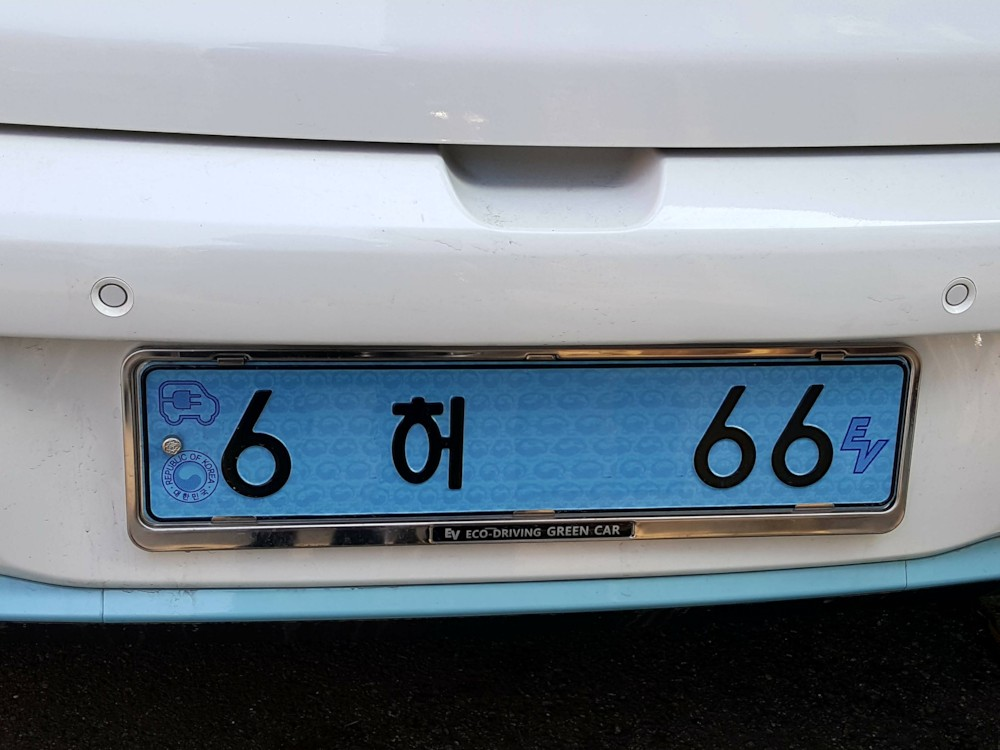
#> input picture eplate.jpg, 1000 x 750 px
$ jupyter execute --allow-errors Untitled.ipynb
#> lines starting #> are read from the running program, lines starting #| are printed output that depends on the picture; after the words box and inside, x2 and y2 are one past the last pixel; in counts of white or black regions, pixels touching at a corner belong together
[cell 1]
import cv2
import numpy as np
import matplotlib.pyplot as plt
import pytesseract
plt.style.use('dark_background')

[cell 2]
img_ori = cv2.imread('eplate.jpg')
#> img_ori is the input picture: shape (750, 1000, 3); mean B, G, R 142.9, 133.2, 122.6

height, width, channel = img_ori.shape

plt.figure(figsize=(12, 10))
plt.imshow(img_ori, cmap='gray')

# Convert Image to Grayscale

[cell 3]
# hsv = cv2.cvtColor(img_ori, cv2.COLOR_BGR2HSV)
# gray = hsv[:,:,2]
gray = cv2.cvtColor(img_ori, cv2.COLOR_BGR2GRAY)

plt.figure(figsize=(12, 10))
plt.imshow(gray, cmap='gray')

# Maximize Contrast (Optional)

[cell 4]
structuringElement = cv2.getStructuringElement(cv2.MORPH_RECT, (3, 3))

imgTopHat = cv2.morphologyEx(gray, cv2.MORPH_TOPHAT, structuringElement)
imgBlackHat = cv2.morphologyEx(gray, cv2.MORPH_BLACKHAT, structuringElement)

imgGrayscalePlusTopHat = cv2.add(gray, imgTopHat)
gray = cv2.subtract(imgGrayscalePlusTopHat, imgBlackHat)

plt.figure(figsize=(12, 10))
plt.imshow(gray, cmap='gray')

# Adaptive Thresholding

[cell 5]
img_blurred = cv2.GaussianBlur(gray, ksize=(5, 5), sigmaX=0)

img_thresh = cv2.adaptiveThreshold(
    img_blurred,
    maxValue=255.0,
    adaptiveMethod=cv2.ADAPTIVE_THRESH_GAUSSIAN_C,
    thresholdType=cv2.THRESH_BINARY_INV,
    blockSize=19,
    C=9
)
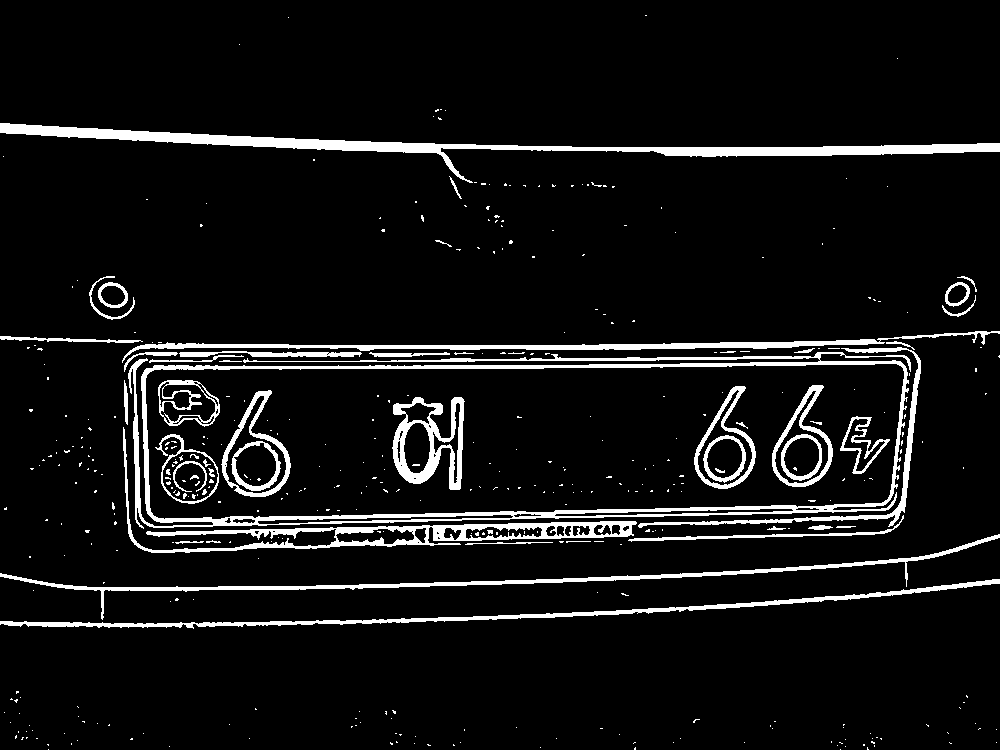
#> img_thresh: shape (750, 1000); 7.3% white; 420 white regions (365 under 20 px)

plt.figure(figsize=(12, 10))
plt.imshow(img_thresh, cmap='gray')

# Find Contours

[cell 6]
contours, _ = cv2.findContours(
    img_thresh,
    mode=cv2.RETR_LIST,
    method=cv2.CHAIN_APPROX_SIMPLE)
#> contours = 477 contours, 404 with area under 20; largest, box (x1, y1, x2, y2) and area: (128, 352, 911, 529) 117536, (145, 363, 905, 520) 108066, (0, 123, 1000, 183) 7592, (123, 427, 637, 553) 6106, (392, 397, 465, 490) 4346

temp_result = np.zeros((height, width, channel), dtype=np.uint8)

#> (the rest of this cell did not finish here and is left out)

# Prepare Data

[cell 7]
temp_result = np.zeros((height, width, channel), dtype=np.uint8)

contours_dict = []

for contour in contours:
    x, y, w, h = cv2.boundingRect(contour)
    cv2.rectangle(temp_result, pt1=(x, y), pt2=(x+w, y+h), color=(255, 255, 255), thickness=2)

    # insert to dict
    contours_dict.append({
        'contour': contour,
        'x': x,
        'y': y,
        'w': w,
        'h': h,
        'cx': x + (w / 2),
        'cy': y + (h / 2)
    })
#> this loop made 477 passes
#> (x, y, w, h) on passes 1, 2, 5: (840, 749, 1, 1), (48, 749, 1, 1), (540, 747, 1, 1)
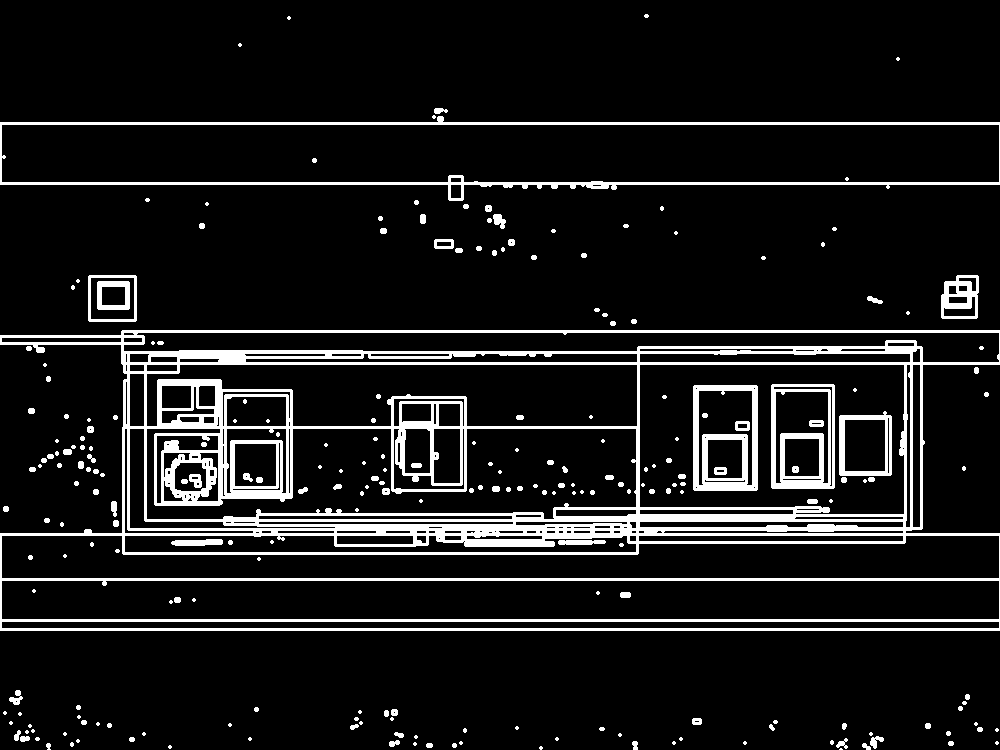
#> temp_result: shape (750, 1000, 3); 10% white; 249 white regions (116 under 20 px), largest, box (x1, y1, x2, y2) and area: (0, 330, 1000, 631) 52925, (0, 116, 1000, 201) 6687, (693, 385, 758, 491) 2918
#> after the loop, contours_dict = 477 items

plt.figure(figsize=(12, 10))
plt.imshow(temp_result, cmap='gray')

# Select Candidates by Char Size

[cell 8]
MIN_AREA = 80
MIN_WIDTH, MIN_HEIGHT = 2, 8
MIN_RATIO, MAX_RATIO = 0.25, 1.0

possible_contours = []

cnt = 0
for d in contours_dict:
    area = d['w'] * d['h']
    ratio = d['w'] / d['h']

    if area > MIN_AREA \
    and d['w'] > MIN_WIDTH and d['h'] > MIN_HEIGHT \
    and MIN_RATIO < ratio < MAX_RATIO:
        d['idx'] = cnt
        cnt += 1
        possible_contours.append(d)
#> this loop made 477 passes
#> (area, ratio) on passes 139, 145, 146, 149, 288, 299, 300, 307: (221, 0.765), (96, 0.667), (108, 0.75), (120, 0.833), (1980, 0.978), (1517, 0.902), (1480, 0.925), (2064, 0.896)
#> after the loop, cnt = 23; possible_contours = 23 items

# visualize possible contours
temp_result = np.zeros((height, width, channel), dtype=np.uint8)

for d in possible_contours:
#     cv2.drawContours(temp_result, d['contour'], -1, (255, 255, 255))
    cv2.rectangle(temp_result, pt1=(d['x'], d['y']), pt2=(d['x']+d['w'], d['y']+d['h']), color=(255, 255, 255), thickness=2)
#> this loop made 23 passes
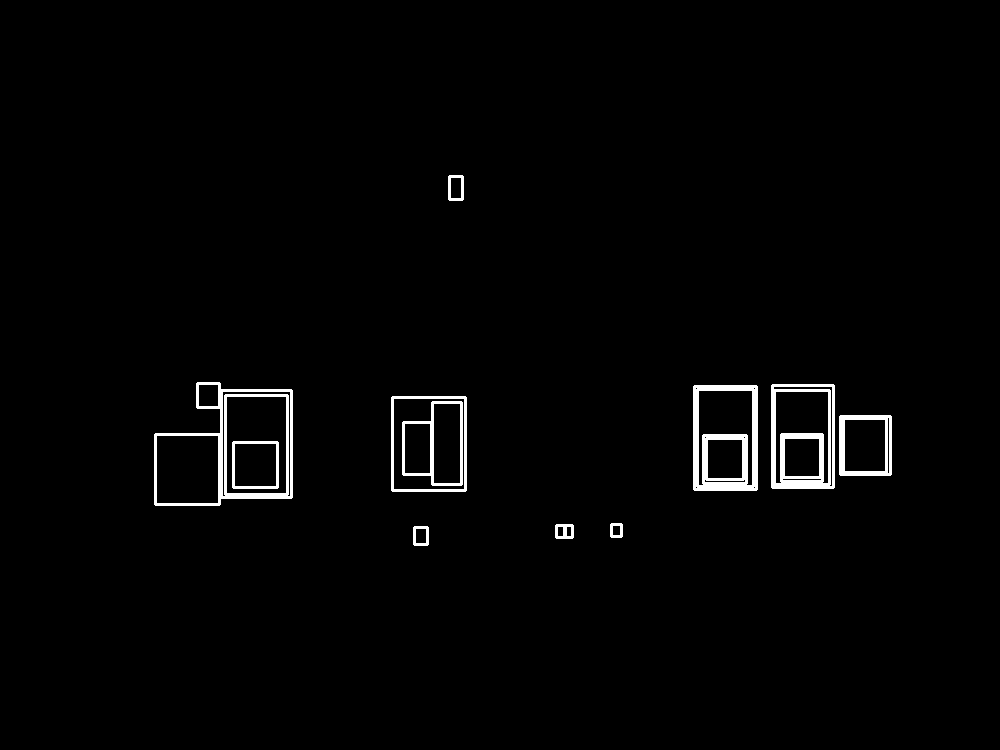
#> temp_result: shape (750, 1000, 3); 1.7% white; 11 white regions, largest, box (x1, y1, x2, y2) and area: (154, 382, 293, 506) 3010, (693, 385, 758, 491) 2906, (771, 384, 835, 489) 2669

plt.figure(figsize=(12, 10))
plt.imshow(temp_result, cmap='gray')

# Select Candidates by Arrangement of Contours

[cell 9]
MAX_DIAG_MULTIPLYER = 5 # 5
MAX_ANGLE_DIFF = 12.0 # 12.0
MAX_AREA_DIFF = 0.5 # 0.5
MAX_WIDTH_DIFF = 0.8
MAX_HEIGHT_DIFF = 0.2
MIN_N_MATCHED = 3 # 3

def find_chars(contour_list):
    matched_result_idx = []

    for d1 in contour_list:
        matched_contours_idx = []
        for d2 in contour_list:
            if d1['idx'] == d2['idx']:
                continue

            dx = abs(d1['cx'] - d2['cx'])
            dy = abs(d1['cy'] - d2['cy'])

            diagonal_length1 = np.sqrt(d1['w'] ** 2 + d1['h'] ** 2)

            distance = np.linalg.norm(np.array([d1['cx'], d1['cy']]) - np.array([d2['cx'], d2['cy']]))
            if dx == 0:
                angle_diff = 90
            else:
                angle_diff = np.degrees(np.arctan(dy / dx))
            area_diff = abs(d1['w'] * d1['h'] - d2['w'] * d2['h']) / (d1['w'] * d1['h'])
            width_diff = abs(d1['w'] - d2['w']) / d1['w']
            height_diff = abs(d1['h'] - d2['h']) / d1['h']

            if distance < diagonal_length1 * MAX_DIAG_MULTIPLYER \
            and angle_diff < MAX_ANGLE_DIFF and area_diff < MAX_AREA_DIFF \
            and width_diff < MAX_WIDTH_DIFF and height_diff < MAX_HEIGHT_DIFF:
                matched_contours_idx.append(d2['idx'])

        # append this contour
        matched_contours_idx.append(d1['idx'])

        if len(matched_contours_idx) < MIN_N_MATCHED:
            continue

        matched_result_idx.append(matched_contours_idx)

        unmatched_contour_idx = []
        for d4 in contour_list:
            if d4['idx'] not in matched_contours_idx:
                unmatched_contour_idx.append(d4['idx'])

        unmatched_contour = np.take(possible_contours, unmatched_contour_idx)

        # recursive
        recursive_contour_list = find_chars(unmatched_contour)

        for idx in recursive_contour_list:
            matched_result_idx.append(idx)

        break
#> this loop made 2 passes
#> recursive_contour_list on pass 2: [[6, 8, 5], [10, 11, 7], [15, 16, 17, 18, 19, 20, 14]]
#> after the loop, matched_result_idx = [[2, 3, 1], [6, 8, 5], [10, 11, 7], [15, 16, 17, 18, 19, 20, 14]]

    return matched_result_idx

result_idx = find_chars(possible_contours)
#> result_idx has the same summary as matched_result_idx in find_chars

matched_result = []
for idx_list in result_idx:
    matched_result.append(np.take(possible_contours, idx_list))
#> this loop made 4 passes
#> after the loop, matched_result = 4 items

# visualize possible contours
temp_result = np.zeros((height, width, channel), dtype=np.uint8)
#> temp_result: shape (750, 1000, 3); every value is 0

for r in matched_result:
    for d in r:
#         cv2.drawContours(temp_result, d['contour'], -1, (255, 255, 255))
        cv2.rectangle(temp_result, pt1=(d['x'], d['y']), pt2=(d['x']+d['w'], d['y']+d['h']), color=(255, 255, 255), thickness=2)
#> this loop made 4 passes
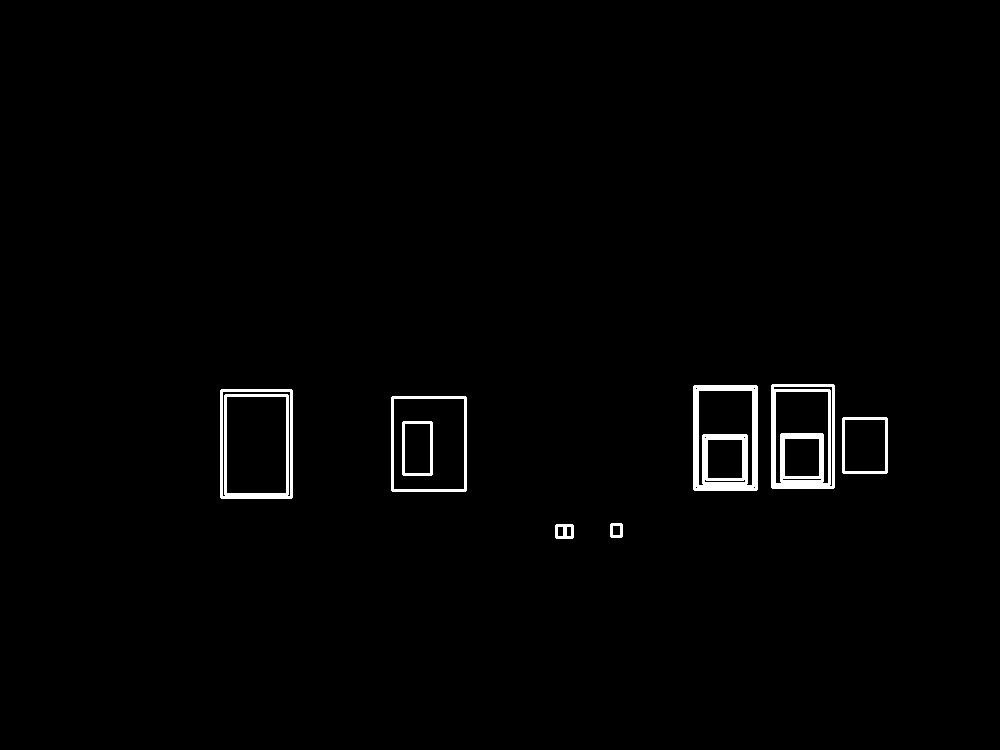
#> temp_result: shape (750, 1000, 3); 1.3% white; 8 white regions, largest, box (x1, y1, x2, y2) and area: (693, 385, 758, 491) 2906, (771, 384, 835, 489) 2669, (220, 389, 293, 499) 2020

plt.figure(figsize=(12, 10))
plt.imshow(temp_result, cmap='gray')

# Rotate Plate Images

[cell 10]
PLATE_WIDTH_PADDING = 1.3 # 1.3
PLATE_HEIGHT_PADDING = 1.5 # 1.5
MIN_PLATE_RATIO = 3
MAX_PLATE_RATIO = 10

plate_imgs = []
plate_infos = []

for i, matched_chars in enumerate(matched_result):
    sorted_chars = sorted(matched_chars, key=lambda x: x['cx'])

    plate_cx = (sorted_chars[0]['cx'] + sorted_chars[-1]['cx']) / 2
    plate_cy = (sorted_chars[0]['cy'] + sorted_chars[-1]['cy']) / 2

    plate_width = (sorted_chars[-1]['x'] + sorted_chars[-1]['w'] - sorted_chars[0]['x']) * PLATE_WIDTH_PADDING

    sum_height = 0
    for d in sorted_chars:
        sum_height += d['h']

    plate_height = int(sum_height / len(sorted_chars) * PLATE_HEIGHT_PADDING)

    triangle_height = sorted_chars[-1]['cy'] - sorted_chars[0]['cy']
    triangle_hypotenus = np.linalg.norm(
        np.array([sorted_chars[0]['cx'], sorted_chars[0]['cy']]) -
        np.array([sorted_chars[-1]['cx'], sorted_chars[-1]['cy']])
    )

    angle = np.degrees(np.arcsin(triangle_height / triangle_hypotenus))

    rotation_matrix = cv2.getRotationMatrix2D(center=(plate_cx, plate_cy), angle=angle, scale=1.0)

    img_rotated = cv2.warpAffine(img_thresh, M=rotation_matrix, dsize=(width, height))

    img_cropped = cv2.getRectSubPix(
        img_rotated,
        patchSize=(int(plate_width), int(plate_height)),
        center=(int(plate_cx), int(plate_cy))
    )

    if img_cropped.shape[1] / img_cropped.shape[0] < MIN_PLATE_RATIO or img_cropped.shape[1] / img_cropped.shape[0] < MIN_PLATE_RATIO > MAX_PLATE_RATIO:
        continue

    plate_imgs.append(img_cropped)
    plate_infos.append({
        'x': int(plate_cx - plate_width / 2),
        'y': int(plate_cy - plate_height / 2),
        'w': int(plate_width),
        'h': int(plate_height)
    })

    plt.subplot(len(matched_result), 1, i+1)
    plt.imshow(img_cropped, cmap='gray')
#> this loop made 4 passes
#> (plate_cx, plate_cy, plate_width, plate_height, triangle_height, triangle_hypotenus, angle, rotation_matrix) on passes 1 to 4: (588.2, 530.5, 84.5, 18, -1, 55.51, -1.03, [[1, -0.018, 9.65], [0.018, 1, -10.51]]), (763, 458, 150.8, 64, -1, 77.01, -0.744, [[1, -0.013, 6.01], [0.013, 1, -9.87]]), (640.8, 446.5, 627.9, 77, -3, 447.5, -0.384, [[1, -0.0067, 3.01], [0.0067, 1, -4.29]]), (529.2, 440.2, 790.4, 148, -8.5, 546.6, -0.891, [[1, -0.0156, 6.91], [0.0156, 1, -8.18]])
#> pass 2, `img_cropped = cv2.getRectSubPix( img_rotated, patchSize=(int(plate_wid..`:
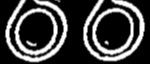
#> img_cropped: shape (64, 150); min 0, max 255, mean 66.1
#> after the loop:
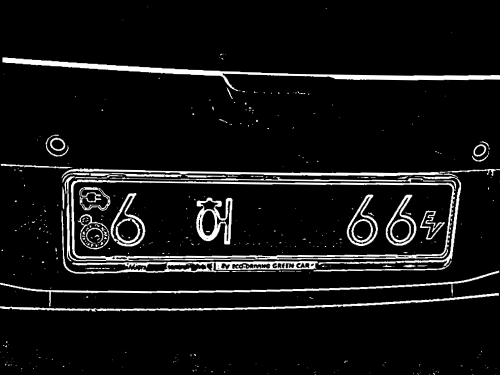
#> img_rotated: shape (750, 1000) (shown at 1/2 size); min 0, max 255, mean 18.5
#> after the loop, plate_imgs = 3 items; plate_infos = 3 items

[cell 11]
longest_idx, longest_text = -1, 0
plate_chars = []

#> (the rest of this cell did not finish here and is left out)

[cell 12]
info = plate_infos[longest_idx]
#> info = {'x': 134, 'y': 366, 'w': 790, 'h': 148}
#> (the rest of this cell did not finish here and is left out)
